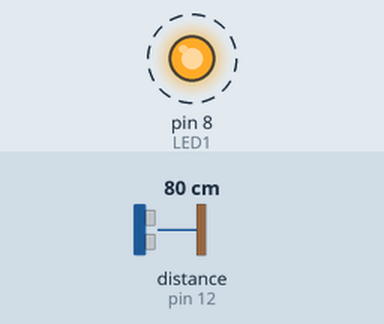
Recording of a sketch running on a simulated Arduino Uno, built with avr-gcc and run on an emulated ATmega328P. Shown: output pins drawn as LEDs (lit = HIGH). Wiring (inferred from the names in the program): ultrasonic range finder: trigger pin 13; echo pin 12. Dashed ring = blinking. The test bench sets the inputs (shaded band); at power-on: distance to the obstacle (sensor on pin 12) 80 cm. The echo pulse lasts 58.3 µs per cm; pins used as bus, display or sensor lines are not drawn; what the sketch prints to the serial monitor is not drawn.

Above: at 1.2 s.
1.3 s: distance to the obstacle (sensor on pin 12) set to 196 cm
4.3 s: distance to the obstacle (sensor on pin 12) set to 203 cm
At 5.8 s:
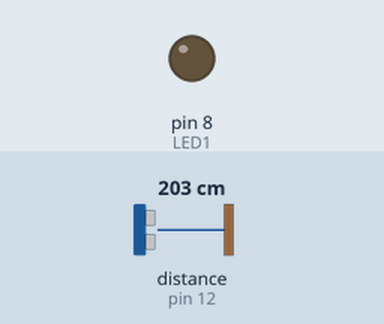
6.6 s: distance to the obstacle (sensor on pin 12) set to 2 cm
At 7.5 s:
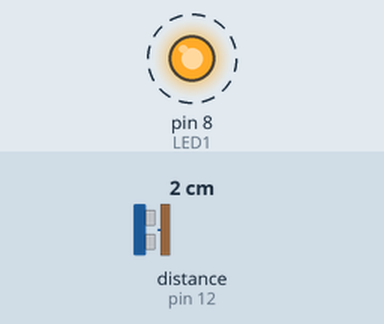
9.6 s: distance to the obstacle (sensor on pin 12) set to 250 cm
At 10.5 s:
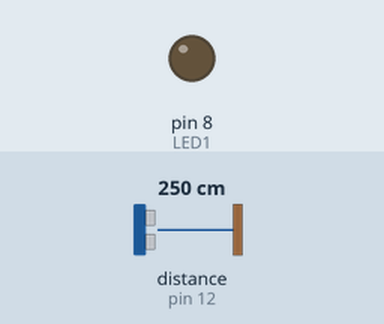
Timing chart, 0 to 12.1 s (numbered marks = the images above; inputs shaded):
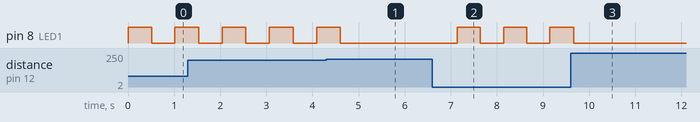

The sketch:

ULTRASONIC_SENSOR.ino
```cpp
#define trigPin 13
#define echoPin 12
const int LED1 = 8;

int sensorValue = 0;

boolean toggle = true;

void setup() {
  Serial.begin (9600);
  pinMode(trigPin, OUTPUT);
  pinMode(echoPin, INPUT);
  pinMode(LED1, OUTPUT);
}

void loop() {

  if (Serial.available()) {
    Serial.read();
  }

  long duration, distance;
  digitalWrite(trigPin, LOW);
  delayMicroseconds(2);

  digitalWrite(trigPin, HIGH);
  delayMicroseconds(10);
  digitalWrite(trigPin, LOW);
  duration = pulseIn(echoPin, HIGH);
  distance = (duration / 2) / 29.1;
  if (distance >= 200 || distance <= 0) {
    Serial.println("Out of range");
    digitalWrite(LED1, LOW);
  }
  else {
    Serial.print(distance);
    Serial.println(" cm");
    digitalWrite(LED1, HIGH);

    sensorValue = Serial.print(distance);;
    digitalWrite(LED1, toggle); // toggle the LED
    toggle = !toggle;
  }
  delay(500);
}
```

Measured:
- the behaviour switches between 199 and 200 cm on distance to the obstacle (sensor on pin 12) (found by bisection; images 0 and 1)
- after the input at 4.3 s, pin 8 (LED1): goes on until 4.6 s, then stays LOW
- after the input at 6.6 s, pin 8 (LED1): alternates HIGH for 0.50 s and LOW for 0.50 s, starting after 0.54 s
- after the input at 9.6 s, pin 8 (LED1): goes on until 9.7 s, then stays LOW
- by itself, pin 8 (LED1): alternates HIGH for 0.51 s and LOW for 0.51 s
